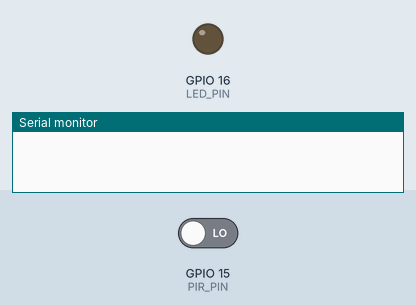
This sketch was run on a simulated ESP32. On the bench: output pins drawn as LEDs (lit = HIGH), the last lines printed to the serial monitor. The inputs (shaded band) are chosen by the test bench; at power-on: GPIO 15 (PIR_PIN) LOW.

Above: at 1.2 s.
1.3 s: GPIO 15 (PIR_PIN) driven HIGH
At 2.5 s:
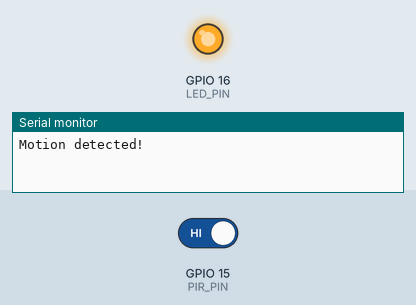
2.8 s: GPIO 15 (PIR_PIN) driven LOW
At 3.8 s:
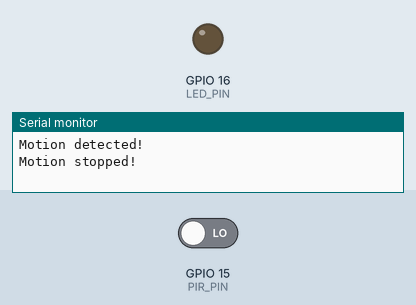
Timing chart, 0 to 5.8 s (numbered marks = the images above; inputs shaded):
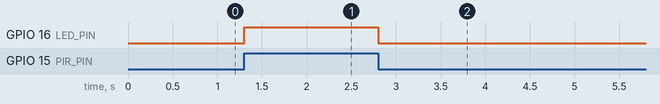

The sketch:

PIR.ino
```cpp
/*
This is the sample code for the PIR module
It detects if there is motion detected or not
Can utilise LED
 */

const int PIR_PIN = 15; // GIOP18 pin connected to OUTPUT pin of sensor
const int LED_PIN = 16; // GIOP13 pin connected to OUTPUT pin of LED
int pinStateCurrent   = LOW;  // current state of pin
int pinStatePrevious  = LOW;  // previous state of pin

void setup() {
  Serial.begin(9600);            // initialize serial
  pinMode(PIR_PIN, INPUT); // set ESP32 pin to input mode to read value from OUTPUT pin of sensor
  pinMode(LED_PIN, OUTPUT);
}

void loop() {
  pinStatePrevious = pinStateCurrent; // store old state
  pinStateCurrent = digitalRead(PIR_PIN);   // read new state

  if (pinStatePrevious == LOW && pinStateCurrent == HIGH) {   // pin state change: LOW -> HIGH
    Serial.println("Motion detected!");
    digitalWrite(LED_PIN, HIGH);
    // TODO: turn on alarm, light or activate a device ... here
  }
  else
  if (pinStatePrevious == HIGH && pinStateCurrent == LOW) {   // pin state change: HIGH -> LOW
    Serial.println("Motion stopped!");
    digitalWrite(LED_PIN, LOW);
    // TODO: turn off alarm, light or deactivate a device ... here
  }
}
```

Measured:
- after the input at 1.3 s, GPIO 16 (LED_PIN): LOW → HIGH at once
- after the input at 2.8 s, GPIO 16 (LED_PIN): HIGH → LOW at once
